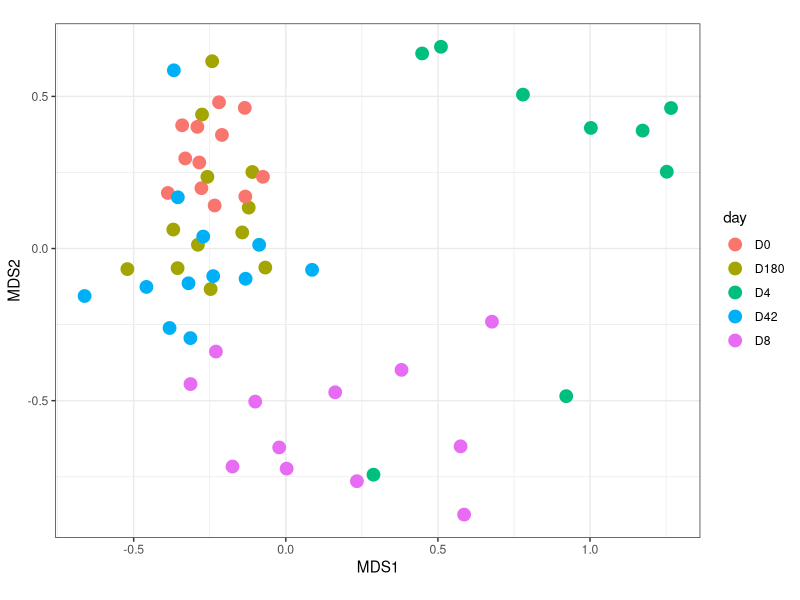
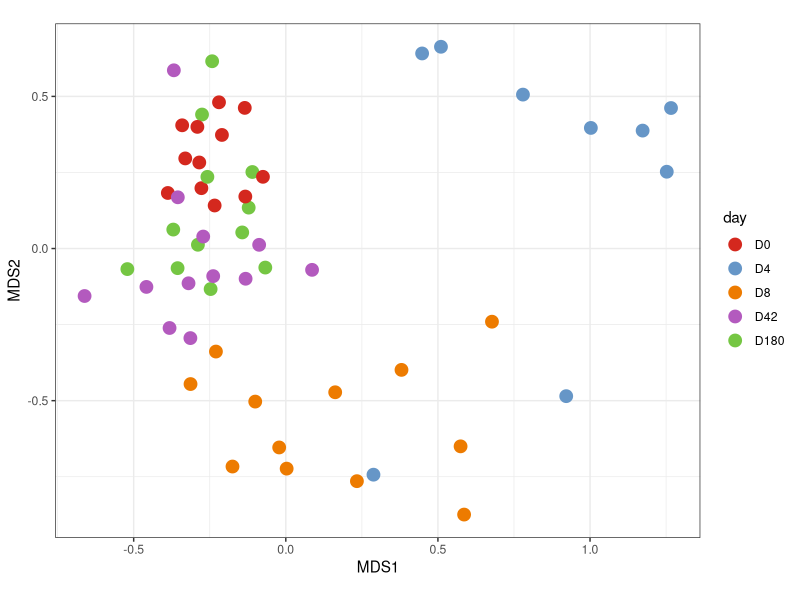
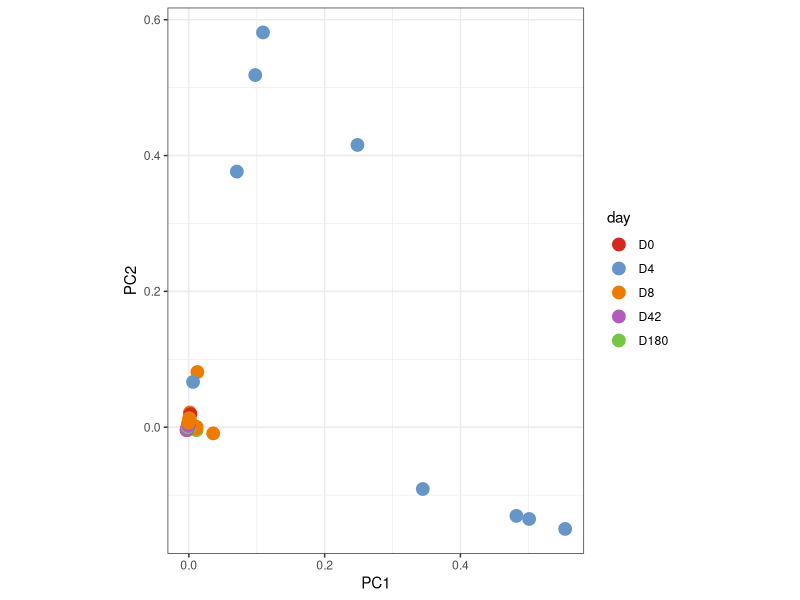
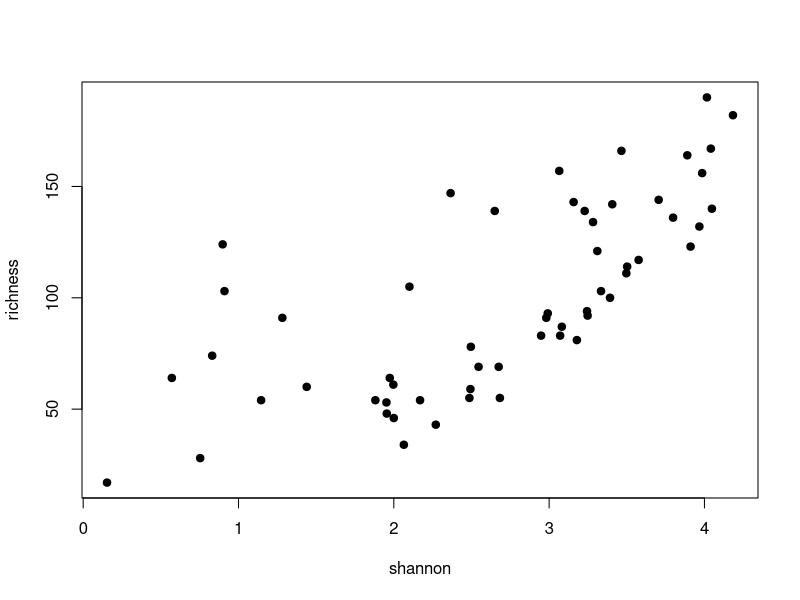
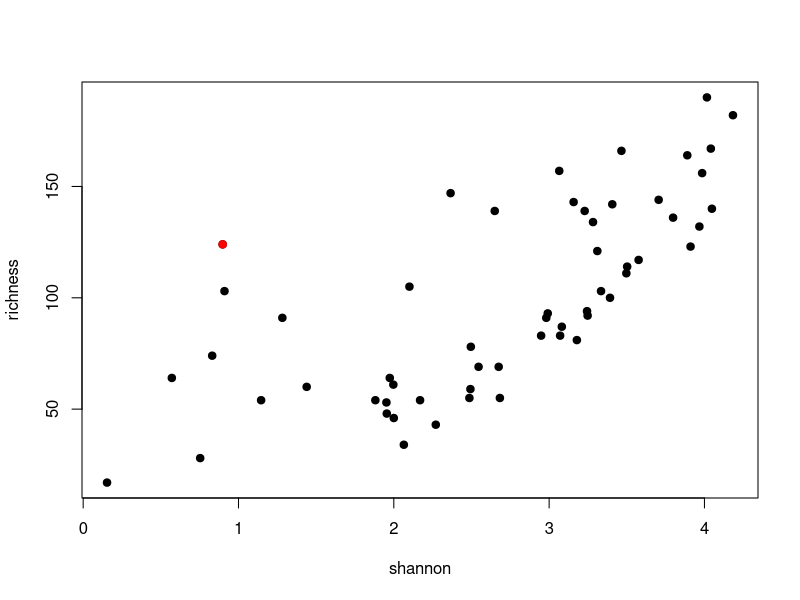
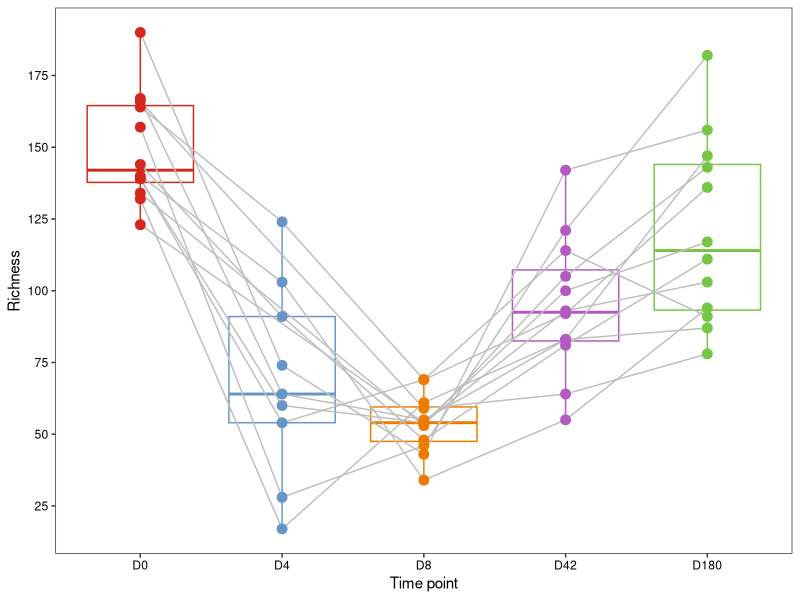
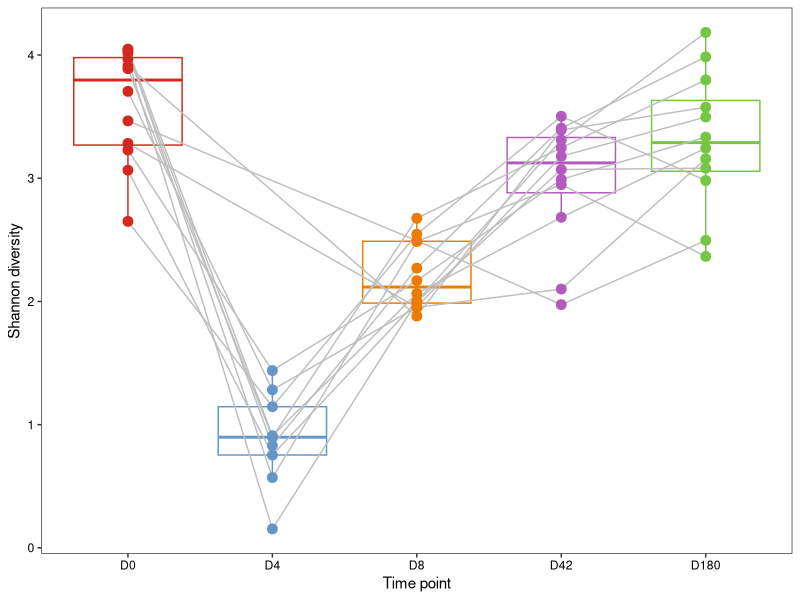
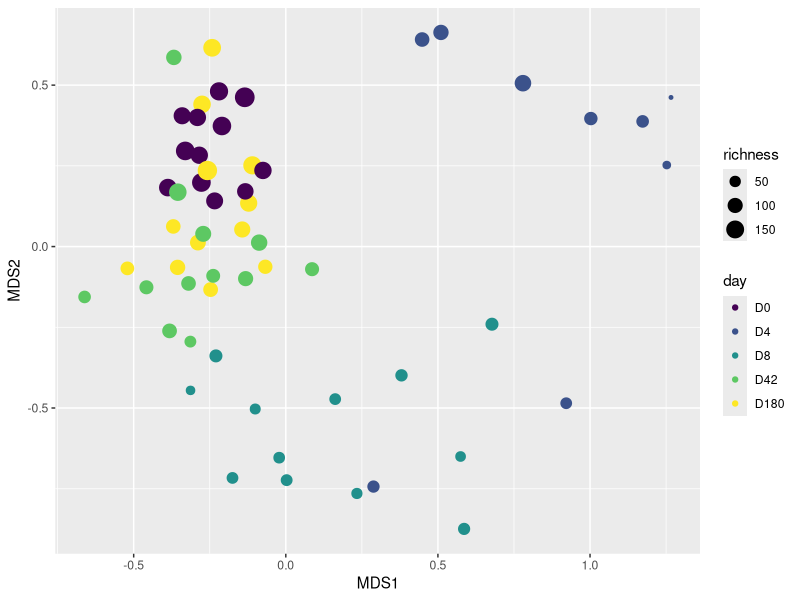

Generate these figures, in order, with R:
## ---- chunk 1
library(vegan) # Community ecology package, containing tools for diversity analysis, ordination and analysis of dissimilarities
library(ggplot2) # Plotting package
library(Matrix) # Matrix classes and methods
library(reshape2) # Reformatting datasets
## ---- chunk 2
mOTUs <- read.csv('data/annotated.mOTU.rel_abund.rarefied.tsv',
                    sep='\t', 
                    header=T, 
                    row.names = 1)
## ---- chunk 3
head(colnames(mOTUs))
## ---- chunk 4
head(rownames(mOTUs))
## ---- chunk 5
head(colSums(mOTUs))
## ---- chunk 6
head(mOTUs[,c("ERAS3_D0","ERAS3_D4")])
## ---- chunk 7
mds.df <- data.frame(metaMDS(t(mOTUs), distance="bray")$points)
## ---- chunk 8
head(mds.df)
## ---- chunk 9
mds.df$patient <- gsub(pattern = "_.*", 
                       replacement = "", 
                        rownames(mds.df))
mds.df$day <- gsub(".*_", "",rownames(mds.df))
## ---- chunk 10
ggplot(mds.df, aes(x=MDS1, y=MDS2, colour=day))+ # Aesthetics of plot
  geom_point(size=4)+ # Plot points of size 4 (easier to see)
  theme_bw()+ # Black and white plot theme (default is grey)
  coord_fixed() # Ratio of 1:1 between x and y axes
## ---- chunk 11
mds.df$day <- ordered(mds.df$day,
                      levels=c("D0", "D4", "D8", "D42", "D180"))
## ---- chunk 12
day.colours <- c("#D4281E", "#6696C7", "#ED7B00","#B35ABE","#75C643")
ggplot(mds.df, aes(MDS1, MDS2, colour=day))+
        geom_point(size=4)+
        theme_bw()+
  coord_fixed()+
  scale_color_manual(values=day.colours)
## ---- chunk 13
# Perform PCA
pca <- rda(mOTUs)
# Get the points
pca.df <- data.frame(pca$CA$v)
# Add metadata (patient and day)
pca.df$patient <- gsub(pattern = "_.*", 
                       replacement = "", 
                        rownames(pca.df))
pca.df$day <- gsub(".*_", "",rownames(pca.df))
# Order days properly
pca.df$day <- ordered(pca.df$day,
                      levels=c("D0", "D4", "D8", "D42", "D180"))
# Plot
ggplot(pca.df, aes(PC1, PC2, colour=day))+
        geom_point(size=4)+
        theme_bw()+
  coord_fixed()+
  scale_color_manual(values=day.colours)
## ---- chunk 14
richness <- apply(mOTUs, FUN=nnzero, MARGIN=2)
## ---- chunk 15
shannon <- diversity(t(mOTUs), index = "shannon")
## ---- chunk 16
H = - 2 * (0.5 * log(0.5))
print(H)
## ---- chunk 17
plot(shannon, richness, pch=19)
## ---- chunk 18
# Find out sample which satisfies this condition
print(names(shannon[which(shannon<1 & richness>110)]))
# Use this to highlight it on the plot
plot(shannon, richness, pch=19)
points(shannon["ERAS4_D4"],
       richness["ERAS4_D4"], pch=19, col='red')
## ---- chunk 19
head(sort(mOTUs[,"ERAS4_D4"], decreasing=TRUE))
## ---- chunk 20
head(rownames(mOTUs)[order(mOTUs[,"ERAS4_D4"], decreasing=TRUE)])
## ---- chunk 21
mds.df$richness <- richness[rownames(mds.df)]
mds.df$shannon <- shannon[rownames(mds.df)]
## ---- chunk 22
ggplot(mds.df, aes(day, richness, colour=day))+
  geom_boxplot()+ # add boxplots
  geom_line(colour="grey", aes(group=patient))+ # add lines connecting samples from the same patient
  geom_point(size=3)+ # add points for individual samples
  theme_bw()+ # black-and-white theme for plot
  scale_color_manual(values=day.colours)+ # manual colours for days
  ylab("Richness")+ # y-axis label
  xlab("Time point")+ # x-axis label
  theme(legend.position = "none")+ # no legend
  theme(axis.text=element_text(colour="black"))+ # change axis label text to black (from grey)
  scale_y_continuous(breaks = seq(0,200,25))+ # breaks every 25 for y-axis
  theme(panel.grid = element_blank()) # remove grid
## ---- chunk 23
ggplot(mds.df, aes(day, shannon, colour=day))+
  geom_boxplot()+ # add boxplots
  geom_line(colour="grey", aes(group=patient))+ # add lines connecting samples from the same patient
  geom_point(size=3)+ # add points for individual samples
  theme_bw()+ # black-and-white theme for plot
  scale_color_manual(values=day.colours)+ # manual colours for days
  ylab("Shannon diversity")+ # y-axis label
  xlab("Time point")+ # x-axis label
  theme(legend.position = "none")+ # no legend
  theme(axis.text=element_text(colour="black"))+ # change axis label text to black (from grey)
  scale_y_continuous(breaks = seq(0,4,1))+ # breaks every 1 for y-axis
  theme(panel.grid = element_blank()) # remove grid
## ---- chunk 24
ggplot(mds.df, aes(MDS1, MDS2, colour=day, size=richness))+
        geom_point()
## ---- chunk 25
mds.df$richness.norm <- sapply(rownames(mds.df), 
                           function(x) mds.df[x,"richness"] - mds.df[which(mds.df$patient==gsub("_.*", "", x) & mds.df$day=="D0"),"richness"])
# Don't worry about the above function too much if it's not clear. Essentially we subtract the D0 richness for each patient from the actual richness of the sample. So D0 is defined to have a richness.norm=0. Negative richness.norm means the patient's gut microbiome on DX has a lower richness than on D0. 

ggplot(mds.df, aes(day, richness.norm, colour=day, group=patient))+
  geom_hline(yintercept = 0, linetype='dashed', size=0.5, colour='grey')+
  geom_line(colour="grey")+
  geom_point(size=3)+
  scale_color_manual(values=day.colours)+
  theme_bw()+
  theme(panel.grid = element_blank())+
  facet_wrap(~patient, ncol=5)+
  ylab("Richness (relative to baseline sample)")+
  theme(legend.position = "none")
## ---- chunk 26
mOTUs$mOTU <- rownames(mOTUs)
# 'melt' to long format
mOTUs.long.format <- melt(mOTUs)
## ---- chunk 27
head(mOTUs.long.format)
## ---- chunk 28
mOTUs.long.format$patient <- gsub("_.*", "", mOTUs.long.format$variable)
mOTUs.long.format$day <- ordered(gsub(".*_", "", mOTUs.long.format$variable), 
                                 levels=c("D0", "D4", "D8", "D42", "D180"))
## ---- chunk 29
mOTUs.long.format <- mOTUs.long.format[which(!mOTUs.long.format$patient  %in% c("ERAS1", "ERAS10")),]
## ---- chunk 30
ggplot(mOTUs.long.format[which(mOTUs.long.format$mOTU=="Bifidobacterium bifidum"),], aes(day, value, group=patient, fill=patient, colour=patient))+
    geom_line()+
  geom_point(colour="black", shape=21, size=2)+
  theme_bw()+
  theme(panel.grid = element_blank())+
  ylab("relative abundance")+
  scale_color_brewer(palette="Paired")+
  scale_fill_brewer(palette="Paired")
## ---- chunk 31
# Select just Bifidobacterium mOTUs
mOTUs.long.format.bifidobacterium <- mOTUs.long.format[grep("Bifidobacterium", mOTUs.long.format$mOTU),]
# Remove the 'Bifidobacterium' prefix and replace to 'B.'
mOTUs.long.format.bifidobacterium$species.ID <- gsub(".* ", "B. ", mOTUs.long.format.bifidobacterium$mOTU)
# Plot the data
ggplot(mOTUs.long.format.bifidobacterium, aes(day, value, group=patient, fill=patient, colour=patient))+
    geom_line()+
  geom_point(colour="black", shape=21, size=2)+
  theme_bw()+
  theme(panel.grid = element_blank())+
  facet_wrap(~species.ID, scales="free_y")+ # Divide the plot up into separate mOTUs, and let the y-axis vary
  ylab("relative abundance")+
  scale_color_brewer(palette="Paired")+
  scale_fill_brewer(palette="Paired")
